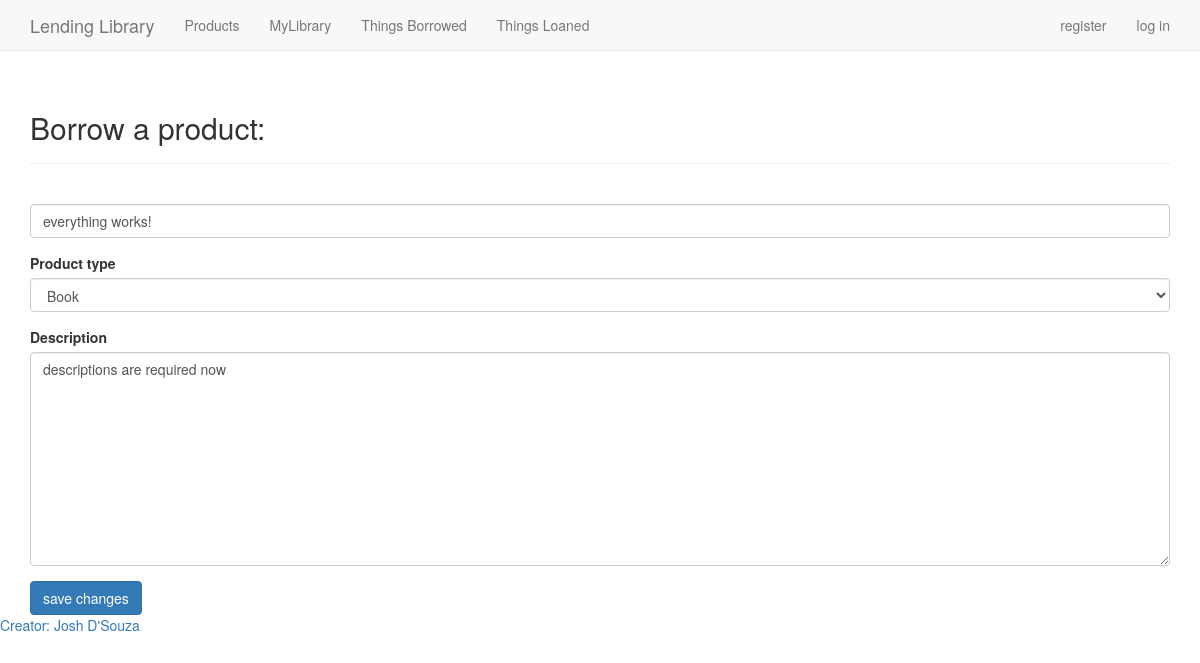
Before: /borrow_product/28/ with the older database file.
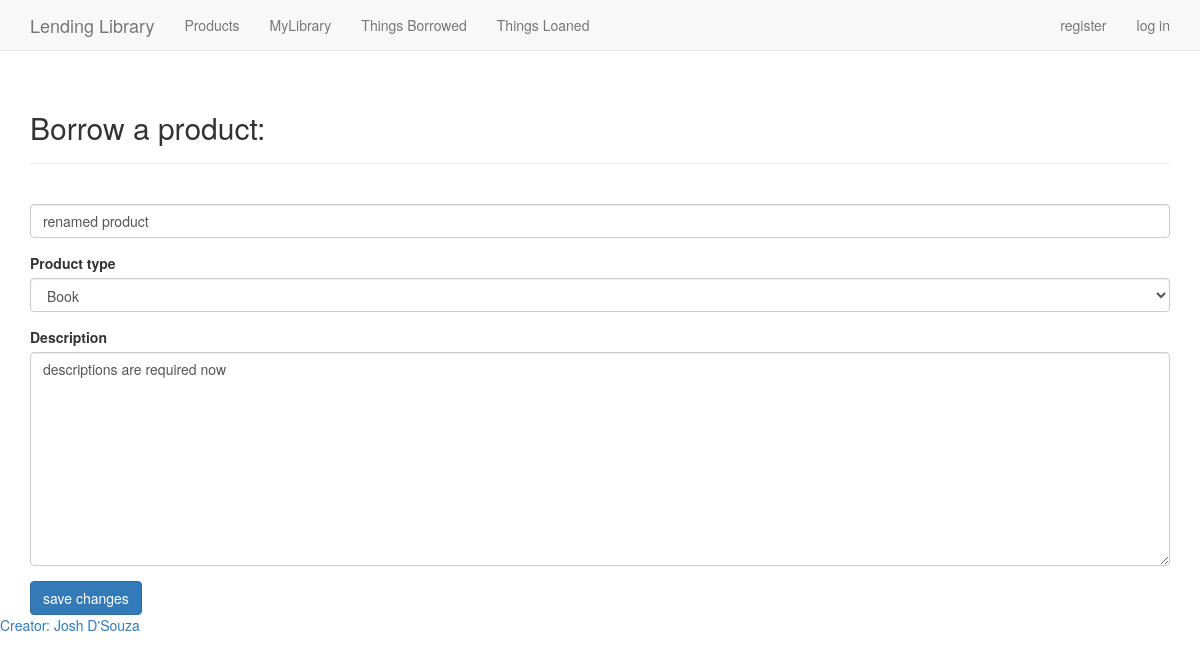
After: the same page with the newer database file.
### products/models.py (models this page shows, shortened)
class Product(models.Model):
	text = models.CharField(max_length=200)
	date_added = models.DateTimeField(auto_now_add=True)
	PRODUCT_TYPE_CHOICES = [
		('Book', 'Book'),
		('Tool', 'Tool'),
		('Service', 'Service'),
	]
	product_type = models.CharField(
		max_length=20,
		choices=PRODUCT_TYPE_CHOICES,
		default='Book',
		)
	description = models.TextField(default='')
	owner = models.ForeignKey(User, on_delete=models.CASCADE)

### products/views.py (the view)
# urls.py: path('borrow_product/<int:product_id>/', views.borrow_product, name='borrow_product'),
def borrow_product(request, product_id):
	product = Product.objects.get(id=product_id)
	if request.method != 'POST':
		form = ProductForm(instance=product)
	else:
		form = ProductForm(instance=product, data=request.POST)
		if form.is_valid():
			form.save()
			return HttpResponseRedirect(reverse('products:product', args=[product.id]))
	context = {'product': product, 'form': form}
	return render(request, 'products/borrow_product.html', context)

### products/forms.py
class ProductForm(forms.ModelForm):
	class Meta:
		model = Product
		fields = ['text', 'product_type', 'description']
		labels = {'text': ''}

### products/templates/products/borrow_product.html (shortened to what this page needs)
{% extends "products/base.html" %}
{% load bootstrap3 %}
{% block header %}
  <h2>Borrow a product:</h2>
{% endblock header %}
{% block content %}
  <form action="{% url 'products:borrow_product' product.id %}" method='post' class="form">
    {% bootstrap_form form %}
    {% buttons %}
      <button name="submit" class="btn btn-primary">save changes</button>
    {% endbuttons %}
  </form>
{% endblock content %}

Changed rows visible on the page:
changed Product "Book": text "everything works!" → "renamed product"
